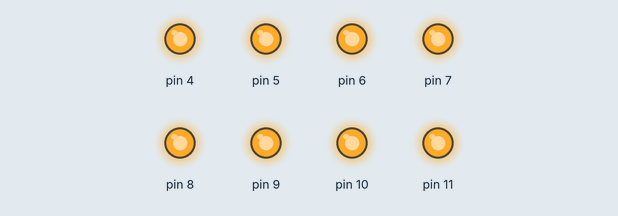
Recording of a sketch running on a simulated Arduino Uno, built with avr-gcc and run on an emulated ATmega328P. On the bench: output pins drawn as LEDs (lit = HIGH).

Above: at 0.5 s.
At 3.5 s:
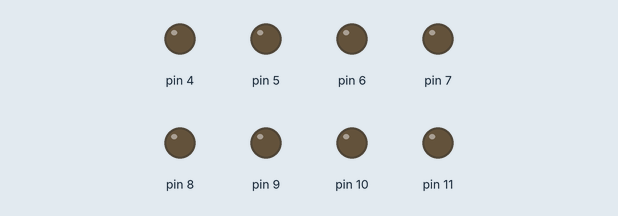
Timing chart, 0 to 4.6 s (numbered marks = the images above):
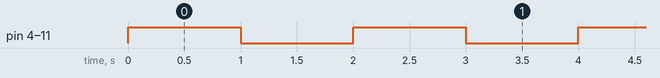

Measured:
- by itself, pin 4–11: alternates HIGH for 1.0 s and LOW for 1.0 s

The sketch:

Encender_Parpadeo_de_leds.ino.ino
```cpp
void setup() {
  //bucle for para inicializar todos los leds
    for (int x = 4; x < 12; x++) {
    pinMode(x, OUTPUT);
  }
  /*
   * Esto es equivalente a escribir lo siguiente:
   * pinMode(4, OUTPUT);
   * pinMode(5, OUTPUT);
   * pinMode(5, OUTPUT);
   * pinMode(7, OUTPUT);
   * pinMode(8, OUTPUT);
   * pinMode(9, OUTPUT);
   * pinMode(10, OUTPUT);
   * Pero es más fácil de cambiar si en vez del 4 al 10 fuera del 5 al 11 solo hay que cambiar los parámetros del for
   */
}

void loop() {
  //utilizo también un bucle for para encender los leds
  for (int x = 4; x < 12; x++) {
    digitalWrite(x, HIGH);
  }
  delay(1000); //delay del rato que están encendidos los leds
  //y, como no, utilizo un bucle for para apagar los leds
   for (int x = 4; x < 12; x++) {
    digitalWrite(x, LOW);
  }
  delay(1000);  //delay del rato que están apagados los leds
}
```
